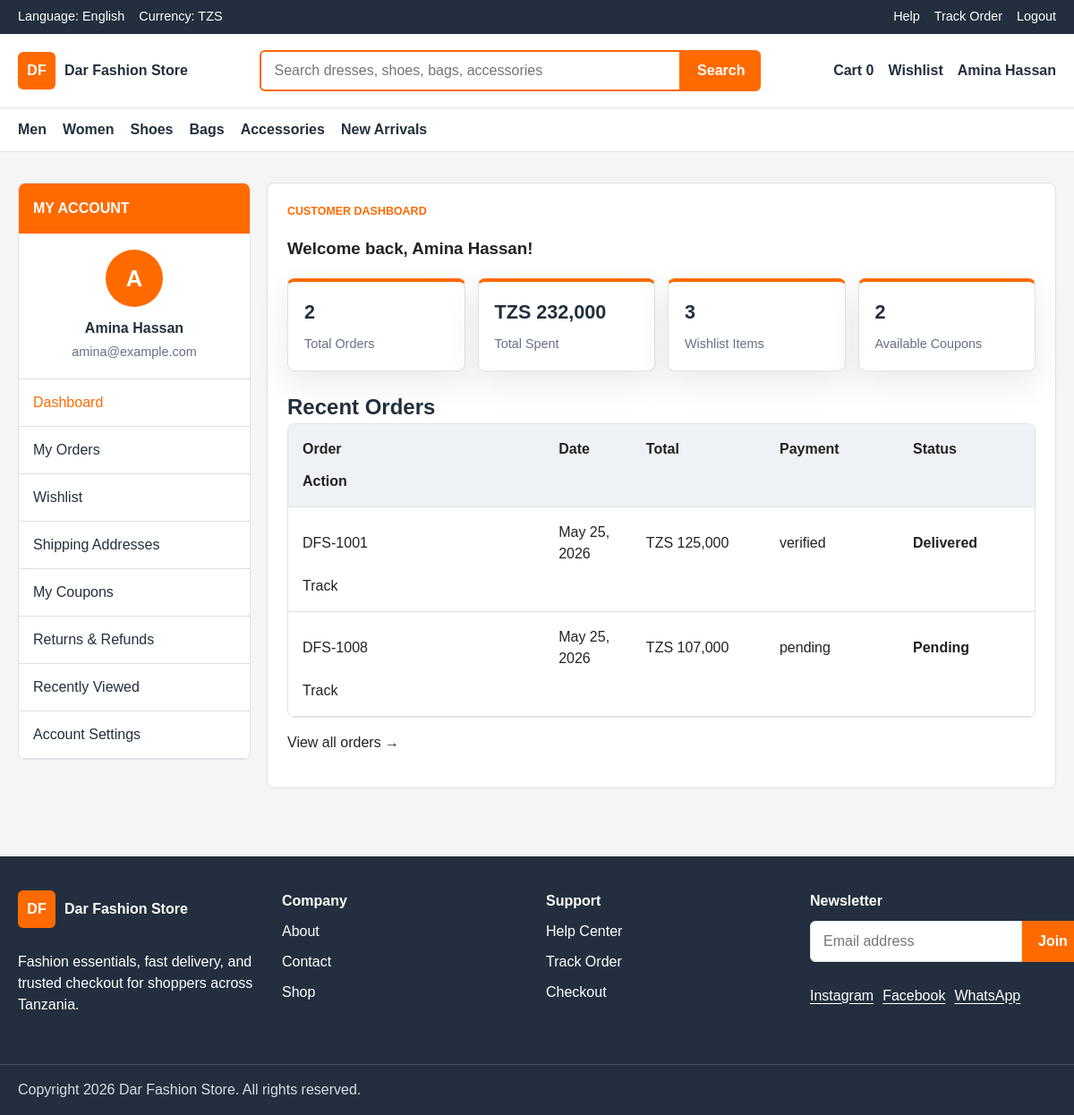
The app's page /profile.php (signed in) with its own data.
### tables this page shows
CREATE TABLE payments (
    id INT UNSIGNED AUTO_INCREMENT PRIMARY KEY,
    order_id INT UNSIGNED NOT NULL,
    method ENUM('mobile_money', 'card_demo', 'cash_on_delivery') NOT NULL,
    amount DECIMAL(10,2) NOT NULL,
    payment_status ENUM('pending', 'verified', 'failed', 'refunded') NOT NULL DEFAULT 'pending',
    transaction_ref VARCHAR(120),
    provider_response TEXT,
    paid_at TIMESTAMP NULL,
    created_at TIMESTAMP NOT NULL DEFAULT CURRENT_TIMESTAMP,
    CONSTRAINT fk_payments_order
        FOREIGN KEY (order_id) REFERENCES orders(id)
        ON UPDATE CASCADE
        ON DELETE CASCADE,
    INDEX idx_payments_order (order_id),
    INDEX idx_payments_status (payment_status)
);

CREATE TABLE orders (
    id INT UNSIGNED AUTO_INCREMENT PRIMARY KEY,
    order_number VARCHAR(40) NOT NULL UNIQUE,
    user_id INT UNSIGNED,
    customer_name VARCHAR(120) NOT NULL,
    customer_email VARCHAR(160) NOT NULL,
    customer_phone VARCHAR(30) NOT NULL,
    shipping_address TEXT NOT NULL,
    subtotal DECIMAL(10,2) NOT NULL DEFAULT 0.00,
    delivery_fee DECIMAL(10,2) NOT NULL DEFAULT 0.00,
    total DECIMAL(10,2) NOT NULL,
    status ENUM('pending', 'confirmed', 'processing', 'shipped', 'in_transit', 'out_for_delivery', 'delivered', 'cancelled') NOT NULL DEFAULT 'pending',
    delivery_company VARCHAR(120),
    delivery_notes TEXT,
    estimated_delivery_days INT UNSIGNED NOT NULL DEFAULT 1,
    created_at TIMESTAMP NOT NULL DEFAULT CURRENT_TIMESTAMP,
    updated_at TIMESTAMP NOT NULL DEFAULT CURRENT_TIMESTAMP ON UPDATE CURRENT_TIMESTAMP,
    CONSTRAINT fk_orders_user
        FOREIGN KEY (user_id) REFERENCES users(id)
        ON UPDATE CASCADE
        ON DELETE SET NULL,
    INDEX idx_orders_user (user_id),
    INDEX idx_orders_status (status),
    INDEX idx_orders_created_at (created_at)
);

### app/includes/auth.php (called while the page is built, shortened)
<?php
function current_user() {
    return $_SESSION['user'] ?? null;
}
function is_admin() {
    $user = current_user();
    return $user && ($user['role'] ?? '') === 'admin';
}

### public/profile.php (the view, shortened to what this page needs)
<?php
$basePath = '..';
require_once __DIR__ . '/../app/includes/auth.php';
$user = current_user();
$database = new Database();
$conn = $database->connect();
$tab = $_GET['tab'] ?? 'dashboard';
$userOrders = [];
$totalSpent = 0;
$wishlistItems = [];
$userCoupons = [];
if ($conn) {
    $missingTables = [];
    try {
        $stmt = $conn->prepare("
            SELECT o.*, p.payment_status, p.method
            FROM orders o
            LEFT JOIN payments p ON p.order_id = o.id
            WHERE o.user_id = ?
            ORDER BY o.created_at DESC
            LIMIT 10
        ");
        $stmt->execute([$user['id']]);
        $userOrders = $stmt->fetchAll(PDO::FETCH_ASSOC);
        $stmt = $conn->prepare("SELECT COALESCE(SUM(total), 0) AS total_spent FROM orders WHERE user_id = ?");
        $stmt->execute([$user['id']]);
        $totalSpent = $stmt->fetch(PDO::FETCH_ASSOC)['total_spent'];
    } catch (PDOException $e) {
        if ($e->getCode() === '42S02') {
            $missingTables[] = 'orders';
        } else {
            throw $e;
        }
    }
    try {
        $stmt = $conn->prepare("
            SELECT p.*, w.created_at AS added_at
            FROM user_wishlist w
            JOIN products p ON p.id = w.product_id
            WHERE w.user_id = ?
            ORDER BY w.created_at DESC
        ");
        $stmt->execute([$user['id']]);
        $wishlistItems = $stmt->fetchAll(PDO::FETCH_ASSOC);
    } catch (PDOException $e) {
        if ($e->getCode() === '42S02') {
            $missingTables[] = 'wishlist';
        } else {
            throw $e;
        }
    }
    try {
        $stmt = $conn->prepare("
            SELECT * FROM user_coupons
            WHERE user_id = ?
            ORDER BY valid_until DESC
        ");
        $stmt->execute([$user['id']]);
        $userCoupons = $stmt->fetchAll(PDO::FETCH_ASSOC);
    } catch (PDOException $e) {
        if ($e->getCode() === '42S02') {
            $missingTables[] = 'coupons';
        } else {
            throw $e;
        }
    }
}
$customerInitial = strtoupper(substr($user['fullname'] ?? 'C', 0, 1));
include __DIR__ . '/../app/includes/header.php';
?>
<main class="section account-page">
    <div class="container account-layout">
        <aside class="account-menu">
            <div class="account-menu__title">My Account</div>
            <div class="customer-menu-user">
                <div class="profile-avatar"><?php echo htmlspecialchars($customerInitial); ?></div>
                <strong><?php echo htmlspecialchars($user['fullname']); ?></strong>
                <span><?php echo htmlspecialchars($user['email']); ?></span>
            </div>
            <a href="?tab=dashboard" class="<?php echo $tab === 'dashboard' ? 'is-active' : ''; ?>">Dashboard</a>
            <a href="?tab=orders" class="<?php echo $tab === 'orders' ? 'is-active' : ''; ?>">My Orders</a>
            <a href="?tab=wishlist" class="<?php echo $tab === 'wishlist' ? 'is-active' : ''; ?>">Wishlist</a>
            <a href="?tab=addresses" class="<?php echo $tab === 'addresses' ? 'is-active' : ''; ?>">Shipping Addresses</a>
            <a href="?tab=coupons" class="<?php echo $tab === 'coupons' ? 'is-active' : ''; ?>">My Coupons</a>
            <a href="?tab=returns" class="<?php echo $tab === 'returns' ? 'is-active' : ''; ?>">Returns & Refunds</a>
            <a href="?tab=recently-viewed" class="<?php echo $tab === 'recently-viewed' ? 'is-active' : ''; ?>">Recently Viewed</a>
            <a href="?tab=settings" class="<?php echo $tab === 'settings' ? 'is-active' : ''; ?>">Account Settings</a>
        </aside>
        <section class="account-content">
            <?php if ($tab === 'dashboard'): ?>
                <article class="account-panel">
                    <p class="section-kicker">Customer dashboard</p>
                    <h1>Welcome back, <?php echo htmlspecialchars($user['fullname']); ?>!</h1>
                    <div class="customer-stat-grid">
                        <div class="customer-stat">
                            <strong><?php echo count($userOrders); ?></strong>
                            <span>Total Orders</span>
                        </div>
                        <div class="customer-stat">
                            <strong>TZS <?php echo number_format($totalSpent, 0); ?></strong>
                            <span>Total Spent</span>
                        </div>
                        <div class="customer-stat">
                            <strong><?php echo count($wishlistItems); ?></strong>
                            <span>Wishlist Items</span>
                        </div>
                        <div class="customer-stat">
                            <strong><?php echo count($userCoupons); ?></strong>
                            <span>Available Coupons</span>
                        </div>
                    </div>
                    <h2>Recent Orders</h2>
                    <?php if ($userOrders): ?>
                        <div class="cart-table">
                            <div class="cart-row cart-row--head">
                                <span>Order</span><span>Date</span><span>Total</span><span>Payment</span><span>Status</span><span>Action</span>
                            </div>
                            <?php foreach (array_slice($userOrders, 0, 3) as $order): ?>
                                <div class="cart-row">
                                    <span><?php echo htmlspecialchars($order['order_number']); ?></span>
                                    <span><?php echo date('M d, Y', strtotime($order['created_at'])); ?></span>
                                    <span>TZS <?php echo number_format($order['total'], 0); ?></span>
                                    <span><?php echo htmlspecialchars($order['payment_status'] ?? 'pending'); ?></span>
                                    <span><strong><?php echo htmlspecialchars(ucfirst($order['status'])); ?></strong></span>
                                    <a href="track-order.php?order_number=<?php echo urlencode($order['order_number']); ?>">Track</a>
                                </div>
                            <?php endforeach; ?>
                        </div>
                        <p><a href="?tab=orders">View all orders →</a></p>
                    <?php else: ?>
                        <p class="empty-state">No orders yet. <a href="shop.php">Start shopping!</a></p>
                    <?php endif; ?>
                </article>
            <?php endif; ?>
        </section>
    </div>
</main>
<?php include __DIR__ . '/../app/includes/footer.php'; ?>

### app/includes/header.php (shortened to what this page needs)
<?php
require_once __DIR__ . '/auth.php';
$basePath = $basePath ?? '..';
?>
<!DOCTYPE html>
<html lang="en">
<head>
    <link rel="stylesheet" href="<?php echo $basePath; ?>/assets/css/style.css">
    <link rel="stylesheet" href="<?php echo $basePath; ?>/assets/css/responsive.css">
</head>
<body>
<?php include __DIR__ . '/navbar.php'; ?>

### app/includes/navbar.php (shortened to what this page needs)
<?php
$cartCount = $cartCount ?? count($_SESSION['cart'] ?? []);
$navBase = $navBase ?? $basePath ?? '..';
$loggedInUser = current_user();
?>
<header class="site-header">
    <section class="topbar">
        <div class="container topbar__inner">
            <div class="topbar__group">
                <span>Language: English</span>
                <span>Currency: TZS</span>
            </div>
            <nav class="topbar__links" aria-label="Utility navigation">
                <a href="<?php echo $navBase; ?>/public/contact.php">Help</a>
                <a href="<?php echo $navBase; ?>/public/track-order.php">Track Order</a>
                <?php if ($loggedInUser): ?>
                    <a href="<?php echo $navBase; ?>/public/logout.php">Logout</a>
                <?php else: ?>
                    <a href="<?php echo $navBase; ?>/public/login.php">Login</a>
                    <a href="<?php echo $navBase; ?>/public/register.php">Register</a>
                <?php endif; ?>
            </nav>
        </div>
    </section>
    <section class="main-nav">
        <div class="container main-nav__inner">
            <a class="logo" href="<?php echo $navBase; ?>/public/index.php" aria-label="Dar Fashion Store home">
                <span class="logo__mark">DF</span>
                <span class="logo__text">Dar Fashion Store</span>
            </a>
            <form class="search-form" action="<?php echo $navBase; ?>/public/shop.php" method="get">
                <input id="site-search" name="q" type="search" placeholder="Search dresses, shoes, bags, accessories">
                <button type="submit">Search</button>
            </form>
            <nav class="action-nav" aria-label="Account actions">
                <a href="<?php echo $navBase; ?>/public/cart.php">Cart <strong><?php echo (int) $cartCount; ?></strong></a>
                <a href="<?php echo $navBase; ?>/public/shop.php?wishlist=1">Wishlist</a>
                <?php if ($loggedInUser && is_admin()): ?>
                    <a href="<?php echo $navBase; ?>/admin/dashboard.php">Admin</a>
                <?php else: ?>
                    <a href="<?php echo $navBase; ?>/public/<?php echo $loggedInUser ? 'profile.php' : 'login.php'; ?>"><?php echo $loggedInUser ? htmlspecialchars($loggedInUser['fullname']) : 'Profile'; ?></a>
                <?php endif; ?>
            </nav>
        </div>
    </section>
    <nav class="category-nav" id="category-menu" aria-label="Product categories">
        <div class="container category-nav__inner">
            <a href="<?php echo $navBase; ?>/public/shop.php?category=men">Men</a>
            <a href="<?php echo $navBase; ?>/public/shop.php?category=women">Women</a>
            <a href="<?php echo $navBase; ?>/public/shop.php?category=shoes">Shoes</a>
            <a href="<?php echo $navBase; ?>/public/shop.php?category=bags">Bags</a>
            <a href="<?php echo $navBase; ?>/public/shop.php?category=accessories">Accessories</a>
            <a href="<?php echo $navBase; ?>/public/shop.php?category=new-arrivals">New Arrivals</a>
        </div>
    </nav>
</header>

### app/includes/footer.php (shortened to what this page needs)
<?php $footerBase = $footerBase ?? $basePath ?? '..'; ?>
<footer class="site-footer">
    <div class="container footer-grid">
        <section>
            <a class="logo logo--footer" href="<?php echo $footerBase; ?>/public/index.php">
                <span class="logo__mark">DF</span>
                <span class="logo__text">Dar Fashion Store</span>
            </a>
            <p>Fashion essentials, fast delivery, and trusted checkout for shoppers across Tanzania.</p>
        </section>
        <section>
            <h2>Company</h2>
            <a href="<?php echo $footerBase; ?>/public/about.php">About</a>
            <a href="<?php echo $footerBase; ?>/public/contact.php">Contact</a>
            <a href="<?php echo $footerBase; ?>/public/shop.php">Shop</a>
        </section>
        <section>
            <h2>Support</h2>
            <a href="<?php echo $footerBase; ?>/public/contact.php">Help Center</a>
            <a href="<?php echo $footerBase; ?>/public/track-order.php">Track Order</a>
            <a href="<?php echo $footerBase; ?>/public/checkout.php">Checkout</a>
        </section>
        <section>
            <h2>Newsletter</h2>
            <form class="footer-newsletter" action="<?php echo $footerBase; ?>/public/index.php#newsletter" method="post">
                <input id="footer-email" type="email" placeholder="Email address">
                <button type="submit">Join</button>
            </form>
            <p class="social-links">
                <a href="https://www.instagram.com/" target="_blank" rel="noopener">Instagram</a>
                <a href="https://www.facebook.com/" target="_blank" rel="noopener">Facebook</a>
                <a href="https://wa.me/255700000000" target="_blank" rel="noopener">WhatsApp</a>
            </p>
        </section>
    </div>
    <div class="footer-bottom">
        <div class="container">Copyright <?php echo date('Y'); ?> Dar Fashion Store. All rights reserved.</div>
    </div>
</footer>
</body>
</html>

### records on screen
payments: order.order_number "DFS-1001", order.created_at "May 25, 2026", order.total "125,000", payment_status "verified", order.status "Delivered"
payments: order.order_number "DFS-1008", order.created_at "May 25, 2026", order.total "107,000", payment_status "pending", order.status "Pending"

### other values on screen
$cartCount "0"
$loggedInUser['fullname'] "Amina Hassan"
$customerInitial "A"
$user['fullname'] "Amina Hassan"
$user['email'] "amina@example.com"
count($userOrders) "2"
$totalSpent "232,000"
count($wishlistItems) "3"
count($userCoupons) "2"
